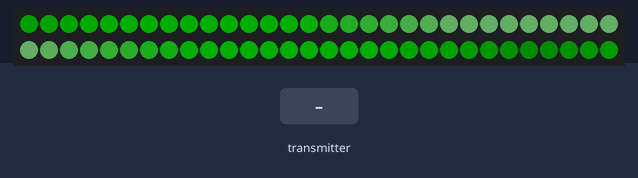
A sketch run on a simulated Arduino Uno, built with avr-gcc and run on an emulated ATmega328P. Parts: 60 RGB LEDs in strip order, left to right, continuing on the next row. Inputs (shaded band) come from the test bench. Dim RGB values are drawn brighter than linear; no radio packets arrive unless stated; what the sketch prints to the serial monitor is not drawn.

Above: at 1.2 s.
1.3 s: the transmitter starts sending accelX = 25
At 2.37 s:
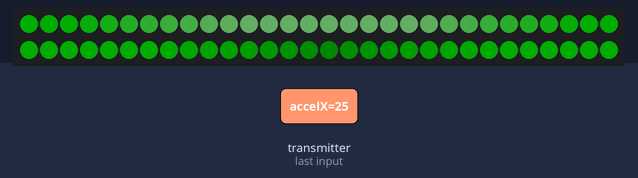
4.0 s: the transmitter starts sending accelX = 0
5.5 s: the transmitter starts sending gyroX = 50
At 6.3 s:
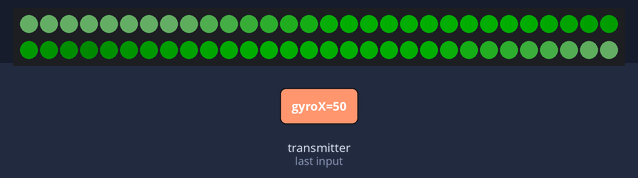

The sketch:

NeoPixel_Receiver.ino
```cpp
#include <SPI.h>
#include <nRF24L01.h>
#include <RF24.h>
#include <Adafruit_NeoPixel.h>

// 创建对象
RF24 radio(9, 10); // CE, CSN
Adafruit_NeoPixel strip(60, 6, NEO_GRB + NEO_KHZ800);

// 无线通信地址
const byte address[6] = "00001";

// 数据结构（必须与发射端相同）
struct SensorData {
  float accelX;
  float accelY;
  float accelZ;
  float gyroX;
  float gyroY;
  float gyroZ;
  float temperature;
  unsigned long timestamp;
};

SensorData receivedData;

// 状态变量
unsigned long lastReceiveTime = 0;
const unsigned long TIMEOUT = 1000; // 连接超时(ms)
bool dataReceived = false;
int receiveCount = 0;
int lostPackets = 0;
unsigned long lastPacketTime = 0;

// ===== 可配置参数 =====
const float ACCEL_THRESHOLD_LOW = 1.5;
const float ACCEL_THRESHOLD_HIGH = 5;
const float DECEL_THRESHOLD_LOW = -1.5;
const float DECEL_THRESHOLD_HIGH = -5;
const float MIN_SPEED_FACTOR = 1.0;
const float MAX_SPEED_FACTOR = 3.0;
const float REVERSE_SLOW_FACTOR = 0.7;

// 灯条控制变量
float speedFactor = 1.0;
int direction = 1;
unsigned long lastUpdateTime = 0;
float waveOffset = 0.0;

// 绿色系颜色
const uint32_t LIGHT_GREEN = strip.Color(150, 255, 150);
const uint32_t GREEN = strip.Color(0, 255, 0);
const uint32_t DARK_GREEN = strip.Color(0, 50, 0);

void setup() {
  Serial.begin(115200);
  while (!Serial) { delay(10); }

  // 初始化无线模块
  if (!radio.begin()) {
    Serial.println("nRF24L01+ initialization failed!");
    while (1);
  }

  radio.openReadingPipe(0, address);
  radio.setPALevel(RF24_PA_MAX);
  radio.setDataRate(RF24_250KBPS);
  radio.startListening();

  // 初始化灯条
  strip.begin();
  strip.setBrightness(50);
  strip.show();

  Serial.println("=== Wireless LED Controller Receiver ===");
  Serial.println("Acceleration (m/s²)\t\tGyroscope (deg/s)");
  Serial.println("X\t\tY\t\tZ\t\tX\t\tY\t\tZ\tTemp(°C)\tSpeed\tDirection\tPackets");

  // 显示配置参数
  Serial.println("=== 当前配置参数 ===");
  Serial.print("加速度阈值: "); Serial.print(ACCEL_THRESHOLD_LOW);
  Serial.print(" 到 "); Serial.println(ACCEL_THRESHOLD_HIGH);
  Serial.print("减速度阈值: "); Serial.print(DECEL_THRESHOLD_LOW);
  Serial.print(" 到 "); Serial.println(DECEL_THRESHOLD_HIGH);
  Serial.print("速度因子范围: "); Serial.print(MIN_SPEED_FACTOR);
  Serial.print(" 到 "); Serial.println(MAX_SPEED_FACTOR);
  Serial.println("====================");
}

void loop() {
  // 接收无线数据
  if (radio.available()) {
    radio.read(&receivedData, sizeof(receivedData));
    lastReceiveTime = millis();

    if (!dataReceived) {
      dataReceived = true;
      Serial.println(">>> Wireless connection established! <<<");
    }

    receiveCount++;

    // 计算数据包间隔
    unsigned long currentTime = millis();
    if (lastPacketTime > 0) {
      unsigned long interval = currentTime - lastPacketTime;
      if (interval > 200) { // 如果数据包间隔超过200ms，认为有丢包
        lostPackets++;
      }
    }
    lastPacketTime = currentTime;

    // 处理接收到的传感器数据
    processSensorData();

    // 串口输出
    printSensorData();
  }

  // 检查连接状态
  if (millis() - lastReceiveTime > TIMEOUT && dataReceived) {
    Serial.println(">>> Wireless connection lost! <<<");
    dataReceived = false;
    // 连接丢失时重置为默认状态
    speedFactor = MIN_SPEED_FACTOR;
    direction = 1;
  }

  // 更新灯条效果
  updateLEDStrip();
}

void processSensorData() {
  // 根据X轴加速度调整灯条速度和方向
  speedFactor = MIN_SPEED_FACTOR;
  direction = 1;

  if (receivedData.accelX > ACCEL_THRESHOLD_LOW) {
    // 加速状态：正向流动，速度增加
    float accelRange = ACCEL_THRESHOLD_HIGH - ACCEL_THRESHOLD_LOW;
    float speedRange = MAX_SPEED_FACTOR - MIN_SPEED_FACTOR;
    float normalizedAccel = min(receivedData.accelX - ACCEL_THRESHOLD_LOW, accelRange);
    speedFactor = MIN_SPEED_FACTOR + (normalizedAccel / accelRange) * speedRange;
    direction = 1;
  } else if (receivedData.accelX < DECEL_THRESHOLD_LOW) {
    // 减速状态：反向流动，速度增加
    float decelRange = abs(DECEL_THRESHOLD_HIGH - DECEL_THRESHOLD_LOW);
    float speedRange = MAX_SPEED_FACTOR - MIN_SPEED_FACTOR;
    float normalizedDecel = min(abs(receivedData.accelX) - abs(DECEL_THRESHOLD_LOW), decelRange);
    speedFactor = MIN_SPEED_FACTOR + (normalizedDecel / decelRange) * speedRange;
    direction = -1;
  }
}

void printSensorData() {
  Serial.print(receivedData.accelX, 2); Serial.print("\t\t");
  Serial.print(receivedData.accelY, 2); Serial.print("\t\t");
  Serial.print(receivedData.accelZ, 2); Serial.print("\t\t");

  Serial.print(receivedData.gyroX, 1); Serial.print("\t\t");
  Serial.print(receivedData.gyroY, 1); Serial.print("\t\t");
  Serial.print(receivedData.gyroZ, 1); Serial.print("\t\t");

  Serial.print(receivedData.temperature, 1); Serial.print("\t\t");

  Serial.print(speedFactor, 2); Serial.print("\t");

  Serial.print(direction == 1 ? "Forward" : "Reverse"); Serial.print("\t\t");

  Serial.print(receiveCount);

  // 每100个数据包显示一次统计信息
  if (receiveCount % 100 == 0) {
    Serial.print(" (Lost: ");
    Serial.print(lostPackets);
    Serial.print(")");
  }

  Serial.println();
}

void updateLEDStrip() {
  // 根据速度因子计算更新间隔
  unsigned long updateInterval = 30 / speedFactor;

  if (millis() - lastUpdateTime >= updateInterval) {
    greenWaveEffect();
    lastUpdateTime = millis();
  }
}

void greenWaveEffect() {
  for (int i = 0; i < strip.numPixels(); i++) {
    // 计算每个灯珠的位置比例
    float position = fmod((float)i / strip.numPixels() + waveOffset, 1.0);
    if (position < 0) position += 1.0;

    // 根据位置选择颜色
    uint32_t color;
    if (position < 0.142) {
      color = blendColors(LIGHT_GREEN, GREEN, position * 7);
    } else if (position < 0.285) {
      color = GREEN;
    } else if (position < 0.428) {
      color = blendColors(GREEN, DARK_GREEN, (position - 0.285) * 7);
    } else if (position < 0.571) {
      color = blendColors(DARK_GREEN, GREEN, (position - 0.428) * 7);
    } else if (position < 0.714) {
      color = GREEN;
    } else {
      color = blendColors(GREEN, LIGHT_GREEN, (position - 0.714) * 7);
    }

    strip.setPixelColor(i, color);
  }

  strip.show();

  // 根据方向调整波形偏移量
  float effectiveSpeed = speedFactor;
  if (direction < 0) {
    effectiveSpeed = speedFactor * REVERSE_SLOW_FACTOR;
  }

  waveOffset += 0.02 * effectiveSpeed * direction;

  // 确保偏移量在0-1范围内
  if (waveOffset > 1.0) waveOffset -= 1.0;
  if (waveOffset < 0.0) waveOffset += 1.0;
}

uint32_t blendColors(uint32_t color1, uint32_t color2, float ratio) {
  if (ratio > 1.0) ratio = 1.0;

  uint8_t r1 = (color1 >> 16) & 0xFF;
  uint8_t g1 = (color1 >> 8) & 0xFF;
  uint8_t b1 = color1 & 0xFF;

  uint8_t r2 = (color2 >> 16) & 0xFF;
  uint8_t g2 = (color2 >> 8) & 0xFF;
  uint8_t b2 = color2 & 0xFF;

  uint8_t r = r1 + (r2 - r1) * ratio;
  uint8_t g = g1 + (g2 - g1) * ratio;
  uint8_t b = b1 + (b2 - b1) * ratio;

  return strip.Color(r, g, b);
}
```

NeoPixel_handler.cpp
```cpp
#include "NeoPixel_handler.h"
#include <Arduino.h>

NeoPixelHandler::NeoPixelHandler()
  : strip(LED_COUNT, LED_PIN, NEO_GRB + NEO_KHZ800),
    speedFactor(1.0),
    direction(1), // 默认正向
    lastUpdateTime(0),
    waveOffset(0.0) {
}

void NeoPixelHandler::init() {
  strip.begin();
  strip.setBrightness(50);  // 建议亮度50-100
  strip.show();             // 初始化灯条
}

void NeoPixelHandler::update() {
  // 根据速度因子计算更新间隔
  unsigned long updateInterval = 30 / speedFactor; // 基础30ms延迟除以速度因子

  if (millis() - lastUpdateTime >= updateInterval) {
    greenWaveEffect();
    lastUpdateTime = millis();
  }
}

void NeoPixelHandler::setSpeedFactor(float factor) {
  // 限制速度因子在合理范围内
  speedFactor = constrain(factor, 1.0, 3.0);
}

float NeoPixelHandler::getSpeedFactor() const {
  return speedFactor;
}

// 设置灯条流动方向
void NeoPixelHandler::setDirection(int dir) {
  direction = (dir >= 0) ? 1 : -1; // 确保方向为1或-1
}

void NeoPixelHandler::greenWaveEffect() {
  for (int i = 0; i < LED_COUNT; i++) {
    // 计算每个灯珠的位置比例 (0.0~1.0)
    float position = fmod((float)i / LED_COUNT + waveOffset, 1.0);
    if (position < 0) position += 1.0; // 确保位置在0-1范围内

    // 根据位置选择颜色
    uint32_t color;
    if (position < 0.142) {          // 0-1/7 浅绿→绿
      color = blendColors(LIGHT_GREEN, GREEN, position * 7);
    } else if (position < 0.285) {   // 1/7-2/7 保持绿
      color = GREEN;
    } else if (position < 0.428) {   // 2/7-3/7 绿→墨绿
      color = blendColors(GREEN, DARK_GREEN, (position - 0.285) * 7);
    } else if (position < 0.571) {   // 3/7-4/7 墨绿→绿
      color = blendColors(DARK_GREEN, GREEN, (position - 0.428) * 7);
    } else if (position < 0.714) {   // 4/7-5/7 保持绿
      color = GREEN;
    } else {                         // 5/7-1.0 绿→浅绿
      color = blendColors(GREEN, LIGHT_GREEN, (position - 0.714) * 7);
    }

    strip.setPixelColor(i, color);
  }

  strip.show();

  // 根据方向调整波形偏移量
  // 减速时使用较小的速度因子，使反向流动速度变慢
  float effectiveSpeed = speedFactor;
  if (direction < 0) {
    effectiveSpeed = speedFactor * REVERSE_SLOW_FACTOR;
  }

  waveOffset += 0.02 * effectiveSpeed * direction;  // 方向影响波形移动方向

  // 确保偏移量在0-1范围内
  if (waveOffset > 1.0) waveOffset -= 1.0;
  if (waveOffset < 0.0) waveOffset += 1.0;
}

uint32_t NeoPixelHandler::blendColors(uint32_t color1, uint32_t color2, float ratio) {
  if (ratio > 1.0) ratio = 1.0;

  uint8_t r1 = (color1 >> 16) & 0xFF;
  uint8_t g1 = (color1 >> 8) & 0xFF;
  uint8_t b1 = color1 & 0xFF;

  uint8_t r2 = (color2 >> 16) & 0xFF;
  uint8_t g2 = (color2 >> 8) & 0xFF;
  uint8_t b2 = color2 & 0xFF;

  uint8_t r = r1 + (r2 - r1) * ratio;
  uint8_t g = g1 + (g2 - g1) * ratio;
  uint8_t b = b1 + (b2 - b1) * ratio;

  return strip.Color(r, g, b);
}
```

NeoPixel_handler.h
```cpp
#ifndef NEOPIXEL_HANDLER_H
#define NEOPIXEL_HANDLER_H

#include <Adafruit_NeoPixel.h>

#define LED_PIN     6     // 数据线连接的Arduino引脚
#define LED_COUNT   60    // 灯珠数量

class NeoPixelHandler {
public:
  NeoPixelHandler();
  void init();
  void update();
  void setSpeedFactor(float factor);
  float getSpeedFactor() const;
  void setDirection(int dir); // 设置方向

private:
  Adafruit_NeoPixel strip;
  float speedFactor;
  int direction; // 流动方向 (1: 正向, -1: 反向)
  unsigned long lastUpdateTime;
  float waveOffset;

  // 绿色系颜色
  const uint32_t LIGHT_GREEN = strip.Color(150, 255, 150);
  const uint32_t GREEN = strip.Color(0, 255, 0);
  const uint32_t DARK_GREEN = strip.Color(0, 50, 0);

  // 可配置参数 - 反向流动速度降低因子
  const float REVERSE_SLOW_FACTOR = 0.7; // 反向流动时速度降低因子

  void greenWaveEffect();
  uint32_t blendColors(uint32_t color1, uint32_t color2, float ratio);
};

#endif
```
